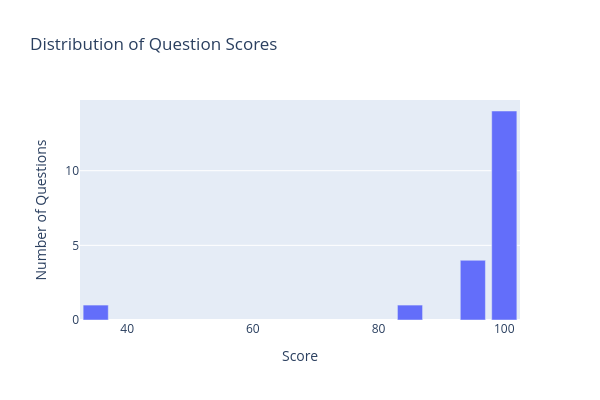

Notebook code cell kept with this figure:
### Markdown cell above
Run the following code to graph the distribution of question scores.

### Code cell
from collections import Counter

score_counter = Counter(r["score"] for r in responses)

px.bar(
    x=score_counter.keys(),
    y=score_counter.values(),
    width=600,
    height=400,
    title="Distribution of Question Scores",
    labels={"x": "Score", "y": "Number of Questions"},
).show()

### Figure 1 — Plotly figure (JSON) as saved in the notebook; plotly's stock layout.template omitted (floating-point values rounded to 4 significant figures)
{"data": [{"alignmentgroup": "True", "hovertemplate": "Score=%{x}<br>Number of Questions=%{y}<extra></extra>", "legendgroup": "", "marker": {"color": "#636efa", "pattern": {"shape": ""}}, "name": "", "offsetgroup": "", "orientation": "v", "showlegend": false, "textposition": "auto", "type": "bar", "x": [95, 100, 35, 85], "xaxis": "x", "y": [4, 14, 1, 1], "yaxis": "y"}], "layout": {"barmode": "relative", "height": 400, "legend": {"tracegroupgap": 0}, "title": {"text": "Distribution of Question Scores"}, "width": 600, "xaxis": {"anchor": "y", "domain": [0, 1], "title": {"text": "Score"}}, "yaxis": {"anchor": "x", "domain": [0, 1], "title": {"text": "Number of Questions"}}}}
